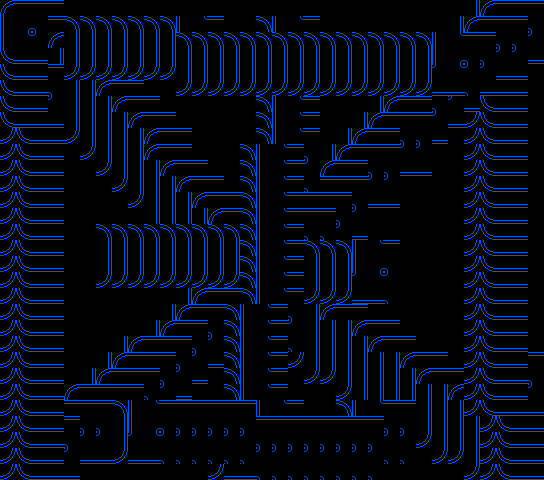

A level layout from a 2D game, rendered from its tile map. Below: a short description, then the map file with its tile-grid data intact:
An orthogonal 34x30 tile map with 16x16 px tiles, 1 tile layer (Walls).

<map version="1.9" tiledversion="1.9.2" orientation="orthogonal" renderorder="right-down" width="34" height="30" tilewidth="16" tileheight="16" infinite="0" nextlayerid="2" nextobjectid="1">
 <tileset firstgid="1" source="TileSet.tsx" />
 <layer id="1" name="Walls" width="34" height="30">
  <data encoding="csv">
48,49,50,50,0,0,0,0,0,0,0,0,0,0,0,0,0,0,0,0,0,0,0,0,0,0,0,0,0,47,48,49,50,50,
70,71,72,49,51,51,51,51,51,51,51,52,53,54,0,0,51,52,53,54,0,0,0,0,0,0,0,0,47,48,49,50,50,72,
92,93,94,48,73,73,73,73,73,73,73,51,51,51,51,51,51,51,51,51,51,51,51,51,51,51,51,52,53,54,50,72,72,94,
114,115,116,47,95,95,95,95,95,95,95,73,73,73,73,73,73,73,73,73,73,73,73,73,73,73,73,74,75,76,72,94,94,116,
114,115,116,50,117,117,117,117,117,117,117,95,95,95,95,95,95,95,95,95,95,95,95,95,95,95,95,96,97,98,94,116,116,0,
114,115,116,72,47,47,48,49,50,0,0,117,117,117,117,117,117,117,117,117,117,117,117,117,117,117,117,118,119,120,116,115,116,0,
114,115,116,94,69,47,47,48,49,50,0,0,0,0,0,0,51,52,53,54,0,0,0,47,48,49,50,72,94,116,114,115,116,0,
114,115,116,116,91,69,47,47,48,49,50,0,0,0,0,0,51,52,53,54,0,0,47,48,49,50,50,94,116,113,114,115,116,0,
113,114,115,116,113,91,69,47,47,48,49,50,0,0,0,0,51,52,53,54,0,47,48,49,50,72,72,116,0,113,114,115,116,0,
113,114,115,116,0,113,91,69,47,48,49,50,0,0,0,51,52,53,54,76,47,48,49,50,50,94,94,0,0,113,114,115,116,0,
113,114,115,116,0,0,113,91,69,47,48,49,50,0,0,51,52,53,54,98,48,49,50,72,72,116,116,0,0,113,114,115,116,0,
113,114,115,116,0,0,0,113,91,47,47,48,49,50,0,51,52,53,54,120,49,50,50,94,94,0,0,0,0,113,114,115,116,0,
113,114,115,116,0,0,0,0,113,69,69,47,48,49,50,51,52,53,54,49,50,50,72,116,116,0,0,0,0,113,114,115,116,0,
113,114,115,116,0,0,0,0,0,91,91,69,47,48,49,51,52,53,54,50,50,72,94,0,0,0,0,0,0,113,114,115,116,0,
113,114,115,116,0,0,51,51,51,51,51,51,51,51,51,51,52,53,54,72,72,94,116,0,0,0,0,0,0,113,114,115,116,0,
113,114,115,116,0,0,73,73,73,73,73,73,73,73,73,51,52,53,54,51,51,51,52,53,54,0,0,0,0,113,114,115,116,0,
113,114,115,116,0,0,95,95,95,95,95,95,95,95,95,51,52,53,54,73,73,73,74,75,76,0,0,0,0,113,114,115,116,0,
113,114,115,116,0,0,117,117,117,117,117,117,117,117,117,51,52,53,54,95,95,95,96,97,98,0,0,0,0,113,114,115,116,0,
113,114,115,116,0,0,0,0,0,0,0,47,48,49,50,51,52,53,54,117,117,117,118,119,120,0,0,0,0,113,114,115,116,0,
113,114,115,116,0,0,0,0,0,0,47,48,49,50,51,52,53,54,76,47,48,49,50,0,0,0,0,0,0,113,114,115,116,0,
113,114,115,116,0,0,0,0,0,47,48,49,50,72,51,52,53,54,98,47,47,47,48,49,50,0,0,0,0,113,114,115,116,0,
113,114,115,116,0,0,0,47,48,49,50,50,72,94,51,52,53,54,120,69,69,47,47,48,49,50,0,0,0,113,114,115,116,0,
113,114,115,116,0,0,47,48,49,50,50,72,94,116,51,52,53,54,113,91,91,69,47,47,47,48,49,50,0,113,114,115,116,50,
113,114,115,116,0,47,48,49,50,50,72,94,116,0,51,52,53,54,0,113,113,91,69,69,47,47,48,49,50,113,114,115,116,72,
113,114,115,116,48,49,50,50,50,72,94,116,0,0,51,52,53,54,0,0,0,113,91,91,69,47,47,47,48,113,114,115,116,94,
113,114,115,116,50,50,50,51,52,53,54,54,54,54,54,54,52,53,54,0,0,51,52,53,54,54,69,47,47,113,114,115,116,116,
113,114,115,116,50,72,72,73,74,75,76,76,76,76,76,76,54,54,54,54,54,54,54,54,76,76,91,69,69,47,113,114,115,116,
113,114,115,116,72,94,94,95,96,97,98,98,98,98,98,98,76,76,76,76,76,76,76,76,98,98,113,91,91,69,113,114,115,116,
113,114,115,116,94,116,116,117,118,119,120,120,120,120,120,120,98,98,98,98,98,98,98,98,120,120,0,113,113,91,113,114,115,116,
113,114,115,116,116,0,0,0,0,0,0,0,0,117,118,119,120,120,120,120,120,120,120,120,0,0,0,0,0,113,113,114,115,116
</data>
 </layer>
</map>